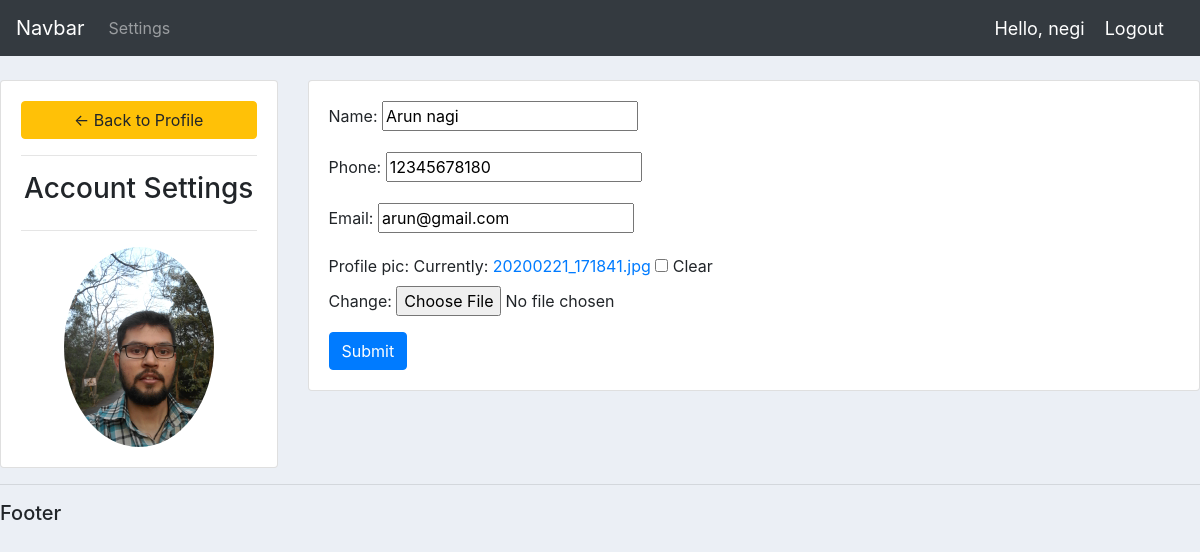
Page /account/ (signed in) on the committed database.
### webapp/models.py (models this page shows, shortened)
class Customer(models.Model):
	user = models.OneToOneField(User,null=True,blank=True,on_delete=models.CASCADE)
	name = models.CharField(max_length=200, null=True)
	phone = models.CharField(max_length=200, null=True)
	email = models.CharField(max_length=200, null=True)
	profile_pic = models.ImageField(default="login.png",null=True,blank=True)
	date_created = models.DateTimeField(auto_now_add=True, null=True)

### webapp/decorators.py (the view)
		def wrapper_func(request, *args, **kwargs):
			group = None
			if request.user.groups.exists():
				group = request.user.groups.all()[0].name
			if group in allowed_roles:
				return view_func(request, *args, **kwargs)
			else:
				return HttpResponse('You are not authorized to view this page')

### webapp/forms.py
class CustomerForm(ModelForm):
	class Meta:
		model = Customer
		fields = '__all__'
		exclude =['user']

### webapp/views.py (called while the page is built)
@login_required(login_url='login')
@allowed_users(allowed_roles=['customer'])
def accountSettings(request):
	customer = request.user.customer
	form = CustomerForm(instance=customer)
	if request.method == 'POST':
		form = CustomerForm(request.POST, request.FILES,instance=customer)
		if form.is_valid():
			form.save()
	context = {'form':form}
	return render(request, 'account_settings.html', context)

### webapp/templates/account_settings.html (shortened to what this page needs)
{%  extends 'main.html' %}
{% load static %}
{% block content %}
<br>
<div class="row">
	<div class="col-md-3">
		<div class="card card-body">
			<a class="btn btn-warning" href="{% url 'home' %}"> &#8592; Back to Profile</a>
			<hr>
			<h3 style="text-align: center">Account Settings</h3>
			<hr>
			<img class="profile-pic" src="{{request.user.customer.profile_pic.url}}" >
		</div>
	</div>
	<div class="col-md-9">
		<div class="card card-body">
			<form method="POST" action="" enctype="multipart/form-data">
				{{form.as_p}}
			<input class="btn btn-primary" type="submit" name="Update Information">
			</form>
		</div>
	</div>
</div>
{% endblock %}

### webapp/templates/navbar.html (shortened to what this page needs)
{% load static %}
<nav class="navbar navbar-expand-lg navbar-dark bg-dark">
  <a class="navbar-brand" href="#">Navbar</a>
  <div class="collapse navbar-collapse" id="navbarNav">
    <ul class="navbar-nav">
       {% if request.user.is_staff %}
      <li class="nav-item active">
        <a class="nav-link" href="{% url 'home' %}">Home </a>
      </li>
      <li class="nav-item">
        <a class="nav-link" href="{% url 'products' %}">Products</a>
      </li>
      {% else %}
      <li class="nav-item">
        <a class="nav-link" href="{% url 'account' %}">Settings</a>
      </li>
      {% endif %}
    </ul>
  </div>
  <span class="hello-msg">Hello, {{request.user}}</span>
  <span ><a  class="hello-msg" href="{% url 'logout' %}">Logout</a></span>
</nav>

### webapp/templates/main.html (style rules this page uses)
body { background-color:#ebeff5; }

### webapp/templates/navbar.html (style rules this page uses)
.hello-msg { font-size: 18px; color: #fff; margin-right: 20px; }

### webapp/templates/account_settings.html (style rules this page uses)
.profile-pic { max-width: 200px; max-height:200px; margin: 0 auto; border-radius: 50%; }

### rows in the picture
Customer: name "Arun nagi", phone "12345678180", email "arun@gmail.com"

### other values in the picture
{{ request.user }} "negi"
